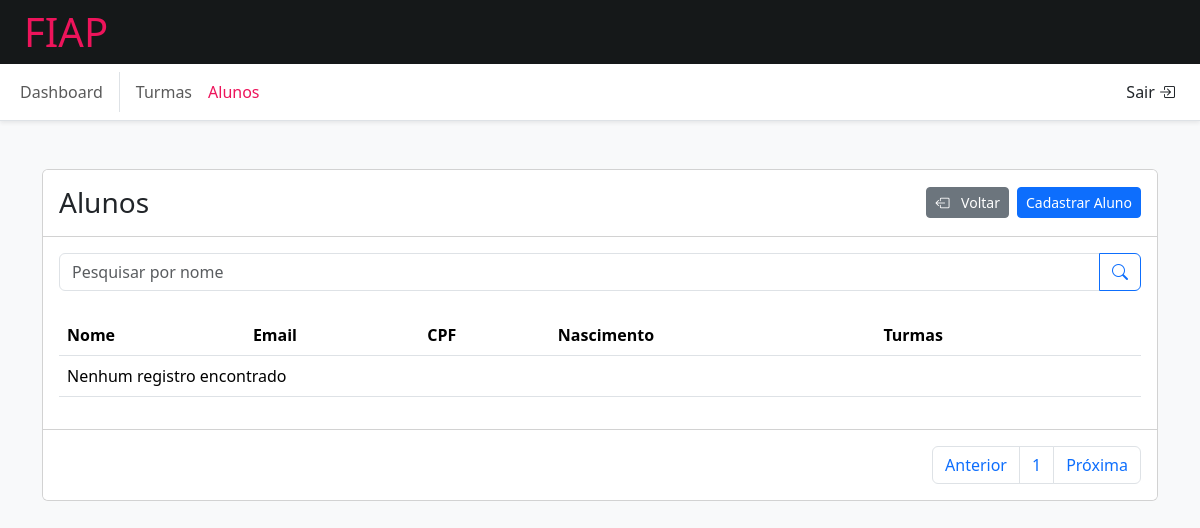
Page /admin/students?page=6 (signed in) on the earlier database version.
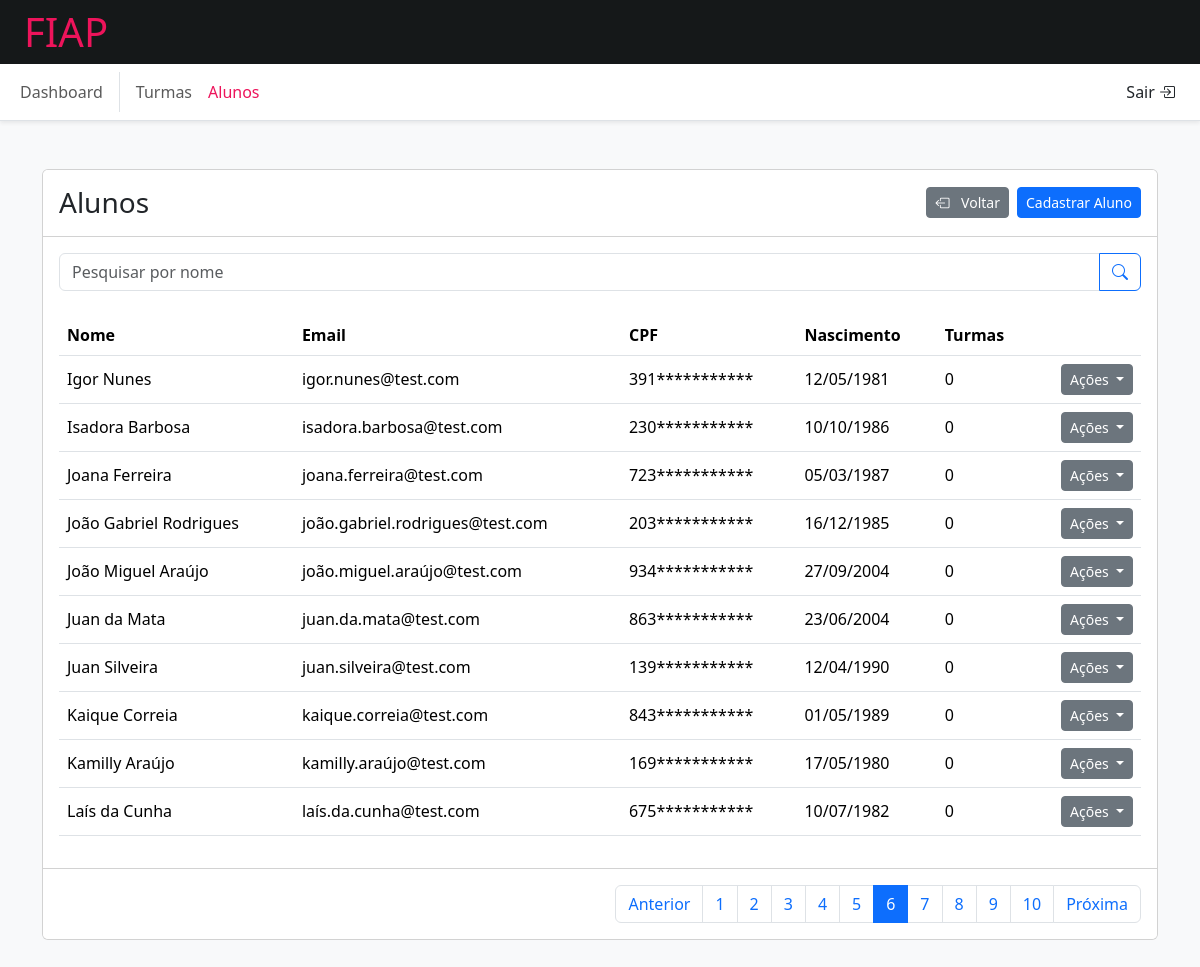
Same page on the later database version.
### tables this page shows
CREATE TABLE students
(
    id         INT AUTO_INCREMENT PRIMARY KEY,
    name       VARCHAR(255),
    email      VARCHAR(255) UNIQUE,
    password   VARCHAR(255),
    birth_date DATE,
    cpf        VARCHAR(14) UNIQUE,
    created_at TIMESTAMP DEFAULT CURRENT_TIMESTAMP(),
    INDEX (birth_date)
);

### src/Shared/Http/Response.php (called while the page is built, shortened)
<?php
class Response
{
    public function view(string $path, array $data = []): void
    {
        try {
            (new View())->render($path, $data);
        } catch (ViewNotFoundException $e) {
            $this->status(500)->view('errors/server-error', ['message' => $e->getMessage()]);
        }
    }
}

### src/Domain/Students/StudentsController.php (called while the page is built, shortened)
<?php
class StudentsController implements HasMiddlewareInterface
{
    public function index(Request $request, Response $response): void
    {
        $page = (int)$request->get('page') ?: 1;
        $search = $request->get('search');
        $response->view('students/index', [
            'students' => (new StudentsModel())->paginateWithEnrollmentsCount($page, 10, $search)
        ]);
    }
}

### src/Shared/Http/Router.php (called while the page is built, shortened)
<?php
class Router
{
    private array $routes = [];
    public function add(string $uri, string $method, array $action): void
    {
        $this->routes[$method][trim($uri, '/')] = $action;
    }
    public function run(): void
    {
        $path = parse_url(trim($_SERVER['REQUEST_URI'], '/'))['path'];
        $method = $_SERVER['REQUEST_METHOD'];
        $action = $this->routes[$method][$path] ?? ['', ''];
        [$class, $classMethod] = $action;
        $controller = new $class();
        $controller->$classMethod(new Request(), new Response());
    }
}

### public/index.php (called while the page is built, shortened)
<?php
$router = new Router();
$router->add('login', 'GET', [AuthController::class, 'login']);
$router->add('login', 'POST', [AuthController::class, 'attempt']);
$router->add('logout', 'POST', [AuthController::class, 'logout']);
$router->add('admin/dashboard', 'GET', [DashboardController::class, 'index']);
$router->add('admin/classes', 'GET', [ClassesController::class, 'index']);
$router->add('admin/classes/form', 'GET', [ClassesController::class, 'form']);
$router->add('admin/classes/create', 'POST', [ClassesController::class, 'create']);
$router->add('admin/classes/update', 'POST', [ClassesController::class, 'update']);
$router->add('admin/classes/delete', 'POST', [ClassesController::class, 'delete']);
$router->add('admin/classes/delete-enrollment', 'POST', [ClassesController::class, 'deleteEnrollment']);
$router->add('admin/classes/enroll', 'POST', [ClassesController::class, 'enroll']);
$router->add('admin/students', 'GET', [StudentsController::class, 'index']);
$router->add('admin/students/form', 'GET', [StudentsController::class, 'form']);
$router->add('admin/students/create', 'POST', [StudentsController::class, 'create']);
$router->add('admin/students/update', 'POST', [StudentsController::class, 'update']);
$router->add('admin/students/delete', 'POST', [StudentsController::class, 'delete']);
$router->add('admin/students/delete-enrollment', 'POST', [StudentsController::class, 'deleteEnrollment']);
$router->add('admin/students/enroll', 'POST', [StudentsController::class, 'enroll']);
$router->run();

### src/Shared/Database/BaseModel.php (called while the page is built, shortened)
<?php
abstract class BaseModel
{
    protected \PDO $connection;
    protected string $table;
    public function __construct()
    {
        $this->databaseDriver = new MySQLDriver();
        $this->connection = $this->databaseDriver->getConnection();
    }
    public function paginate(
        int    $page = 1,
        int    $perPage = 10,
        string $select = 'SELECT *',
        string $where = '',
        string $join = '',
        string $order = 'ORDER BY id',
        array  $params = []
    ): \stdClass
    {
        $offset = ($page - 1) * $perPage;
        $totalPages = (int)ceil($this->count($where, $params) / $perPage);
        $stmt = $this->connection->prepare("$select FROM `{$this->table}` $join $where $order LIMIT :limit OFFSET :offset");
        $stmt->bindValue(':limit', $perPage, \PDO::PARAM_INT);
        $stmt->bindValue(':offset', $offset, \PDO::PARAM_INT);
        foreach ($params as $key => $value) {
            $stmt->bindValue(":$key", $value);
        }
        $stmt->execute();
        return (object)[
            'records' => $stmt->fetchAll(),
            'currentPage' => $page,
            'totalPages' => $totalPages
        ];
    }
    public function count(string $where = '', array $params = []): int
    {
        $statement = $this->connection->prepare("SELECT COUNT(*) FROM `{$this->table}` {$where}");
        $statement->execute($params);
        return (int)$statement->fetchColumn();
    }
}

### src/Shared/Database/MySQLDriver.php (called while the page is built, shortened)
<?php
class MySQLDriver implements DatabaseDriverInterface
{
    private PDO $connection;
    public function __construct()
    {
        $env = parse_ini_file(__DIR__ . '/../../../.env');
        [$host, $port, $database, $user, $password] = [
            $env['DB_HOST'] ?? '127.0.0.1',
            $env['DB_PORT'] ?? '3306',
            $env['DB_NAME'] ?? null,
            $env['DB_USER'] ?? null,
            $env['DB_PASSWORD'] ?? ''
        ];
        try {
            $this->connection = new PDO(
                "mysql:host=$host;port=$port;dbname=$database",
                $user,
                $password,
                [
                    PDO::ATTR_ERRMODE => PDO::ERRMODE_EXCEPTION,
                    PDO::ATTR_DEFAULT_FETCH_MODE => PDO::FETCH_OBJ,
                ]
            );
        } catch (\PDOException $e) {
            (new Response())
                ->status(400)
                ->view('errors/server-error', ['message' => $e->getMessage()]);
        }
    }
    public function getConnection(): \PDO
    {
        return $this->connection;
    }
}

### src/Domain/Students/StudentsModel.php (called while the page is built, shortened)
<?php
class StudentsModel extends BaseModel
{
    public function paginateWithEnrollmentsCount(int $page = 1, int $perPage = 10, $search = ''): \stdClass
    {
        return $this->paginate(
            $page,
            $perPage,
            'SELECT students.*, (SELECT COUNT(*) FROM enrollments WHERE enrollments.student_id = students.id) AS enrollments_count',
            "WHERE students.name LIKE :search",
            '',
            'ORDER BY students.name',
            ['search' => "%$search%"],
        );
    }
}

### views/students/index.php (the view, shortened to what the changed rows need)
<?php include(__DIR__ . '/../layouts/admin/header.php') ?>
    <div class="container">
        <div class="card">
            <div class="card-body">
                <table class="table">
                    <thead>
                    <tr>
                        <th>Nome</th>
                        <th>Email</th>
                        <th>CPF</th>
                        <th>Nascimento</th>
                        <th>Turmas</th>
                        <th class="w-1"></th>
                    </tr>
                    </thead>
                    <tbody>
                    <?php if (!$this->students->records) : ?>
                        <tr>
                            <td colspan="6">Nenhum registro encontrado</td>
                        </tr>
                    <?php else: ?>
                        <?php foreach ($this->students->records as $student) : ?>
                            <tr>
                                <td><?= $student->name ?></td>
                                <td><?= $student->email ?></td>
                                <td><?= substr($student->cpf, 0, 3) . str_repeat('*', strlen($student->cpf) - 3); ?></td>
                                <td><?= (new \DateTime($student->birth_date))->format('d/m/Y') ?></td>
                                <td><?= $student->enrollments_count ?></td>
                                <td class="text-end">
                                    <div class="btn-group">
                                        <button class="btn btn-secondary btn-sm dropdown-toggle" type="button"
                                                data-bs-toggle="dropdown" aria-expanded="false">
                                            Ações
                                        </button>
                                    </div>
                                </td>
                            </tr>
                        <?php endforeach; ?>
                    <?php endif; ?>
                    </tbody>
                </table>
            </div>
            <?php if ($this->students->totalPages): ?>
                <div class="card-footer d-flex justify-content-end bg-white">
                    <ul class="pagination my-auto">
                        <?php foreach (range(1, $this->students->totalPages) as $page) : ?>
                            <li class="page-item <?= $page === $this->students->currentPage ? 'active' : '' ?>">
                                <a class="page-link" href="/admin/students?page=<?= $page ?>">
                                    <?= $page ?>
                                </a>
                            </li>
                        <?php endforeach; ?>
                    </ul>
                </div>
            <?php endif; ?>
        </div>
    </div>
<?php include(__DIR__ . '/../layouts/admin/footer.php') ?>

Differences in the rows shown:
added students: name "Igor Nunes", email "igor.nunes@test.com", cpf "391", cpf "***********", birth_date "12/05/1981", enrollments_count "0"
added students: name "Isadora Barbosa", email "isadora.barbosa@test.com", cpf "230", cpf "***********", birth_date "10/10/1986", enrollments_count "0"
added students: name "Joana Ferreira", email "joana.ferreira@test.com", cpf "723", cpf "***********", birth_date "05/03/1987", enrollments_count "0"
added students: name "João Gabriel Rodrigues", email "joão.gabriel.rodrigues@test.com", cpf "203", cpf "***********", birth_date "16/12/1985", enrollments_count "0"
added students: name "João Miguel Araújo", email "joão.miguel.araújo@test.com", cpf "934", cpf "***********", birth_date "27/09/2004", enrollments_count "0"
added students: name "Juan da Mata", email "juan.da.mata@test.com", cpf "863", cpf "***********", birth_date "23/06/2004", enrollments_count "0"
added students: name "Juan Silveira", email "juan.silveira@test.com", cpf "139", cpf "***********", birth_date "12/04/1990", enrollments_count "0"
added students: name "Kaique Correia", email "kaique.correia@test.com", cpf "843", cpf "***********", birth_date "01/05/1989", enrollments_count "0"
added students: name "Kamilly Araújo", email "kamilly.araújo@test.com", cpf "169", cpf "***********", birth_date "17/05/1980", enrollments_count "0"
added students: name "Laís da Cunha", email "laís.da.cunha@test.com", cpf "675", cpf "***********", birth_date "10/07/1982", enrollments_count "0"
Other differences:
new list line: "2"
new list line: "3"
new list line: "4"
new list line: "5"
new list line: "6"
new list line: "7"
new list line: "8"
new list line: "9"
new list line: "10"
text no longer shown: "Nenhum registro encontrado"
